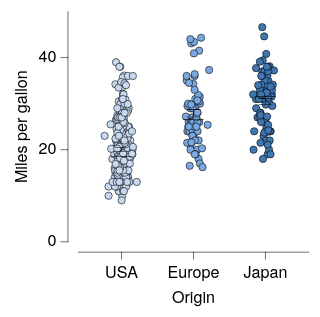

The specification (Vega-Lite) saved for this image:
### Vega-Lite specification from a JSON file in a GitHub repository (floating-point values rounded to 4 significant figures; data arrays with more than 128 entries replaced by an {"elided": "..."} marker saying what was removed)
{"background": null, "config": {"arc": {"fill": "#DBDBDB", "fillOpacity": 1.0, "innerRadius": 25.0, "padAngle": 0.03, "stroke": "black", "strokeOpacity": 1, "strokeWidth": 0.25}, "area": {"fill": "#DBDBDB", "fillOpacity": 1.0, "stroke": "black", "strokeOpacity": 1, "strokeWidth": 0.25}, "axis": {"domain": true, "domainCap": "round", "domainColor": "black", "domainWidth": 0.25, "grid": false, "gridCap": "round", "gridColor": "#F1F1F1", "gridDash": [0, 0], "gridOpacity": 1.0, "gridWidth": 0.25, "labelColor": "black", "labelFont": "Helvetica Neue", "labelFontSize": 7, "labelFontStyle": "normal", "labelFontWeight": 400, "offset": 4.5, "ticks": true, "tickCap": "round", "tickColor": "black", "tickRound": false, "tickSize": 3, "tickWidth": 0.25, "titleColor": "black", "titleFont": "Helvetica Neue", "titleFontSize": 7, "titleFontStyle": "normal", "titleFontWeight": 400}, "axisX": {"domain": true, "labelAlign": "center", "labelAngle": 0, "labels": true, "ticks": true, "translate": 0}, "axisY": {"domain": true, "labelAlign": "right", "labelAngle": 0, "labels": true, "ticks": true, "translate": 0}, "axisRight": {"domain": true, "labelAlign": "left", "labelAngle": 0, "labels": true, "ticks": true, "translate": 0}, "axisTop": {"domain": true, "labelAlign": "center", "labelAngle": 0, "labels": true, "ticks": true, "translate": 0}, "axisBand": {"tickOffset": 0}, "bar": {"fill": "#DBDBDB", "fillOpacity": 1.0, "stroke": "black", "strokeOpacity": 1, "strokeWidth": 0.25}, "boxplot": {"size": 9.0, "ticks": {"cornerRadius": 0.25, "fill": "black", "size": 4.5, "thickness": 0.25}, "box": {"fillOpacity": 1.0, "stroke": "black", "strokeOpacity": 1, "strokeWidth": 0.25}, "median": {"fill": "black", "fillOpacity": 1.0, "size": 9.0, "thickness": 0.25}, "rule": {"fill": "black", "fillOpacity": 1.0, "size": 10.0, "stroke": "black", "strokeDash": [0, 0], "strokeOpacity": 1, "strokeWidth": 0.25}, "outliers": {"color": "black", "fill": "black", "fillOpacity": 1.0, "size": 0, "stroke": "black", "strokeOpacity": 1, "strokeWidth": 0.25}}, "circle": {"fill": "black", "fillOpacity": 1.0, "size": 0.5, "stroke": null, "strokeOpacity": 1, "strokeWidth": 0.25}, "errorband": {"band": {"fillOpacity": 0.6, "stroke": null, "strokeWidth": 0.25, "strokeOpacity": 1}, "borders": {"opacity": 0, "strokeOpacity": 0.25, "strokeWidth": 1}}, "errorbar": {"opacity": 1, "rule": {"strokeDash": [0, 0], "strokeWidth": 0.25}, "ticks": {"color": "black", "cornerRadius": 0.125, "opacity": 1, "size": 6.0, "thickness": 0.25}, "thickness": 0.25}, "font": "Helvetica Neue", "geoshape": {"fill": "#DBDBDB", "fillOpacity": 1.0, "stroke": "black", "strokeOpacity": 1, "strokeWidth": 0.25}, "header": {"labelColor": "black", "labelFont": "Helvetica Neue", "labelFontSize": 7, "labelFontStyle": "normal", "labelFontWeight": 400, "titleColor": "black", "titleFont": "Helvetica Neue", "titleFontSize": 7, "titleFontStyle": "normal", "titleFontWeight": 400, "titlePadding": 0}, "legend": {"disable": false, "offset": 4.5, "titlePadding": 4, "labelOffset": 2, "gradientLabelOffset": 2, "gradientLength": 50.0, "gradientThickness": 5.0, "gradientOpacity": 1.0, "gradientStrokeColor": "black", "gradientStrokeWidth": 0.25, "labelColor": "black", "labelFont": "Helvetica Neue", "labelFontSize": 7, "labelFontStyle": "normal", "labelFontWeight": 400, "strokeColor": "black", "strokeWidth": 0, "symbolSize": 42, "symbolStrokeColor": "black", "symbolStrokeWidth": 0.25, "titleColor": "black", "titleFont": "Helvetica Neue", "titleFontSize": 7, "titleFontStyle": "normal", "titleFontWeight": 400}, "line": {"color": "black", "stroke": "black", "strokeCap": "round", "strokeDash": [0, 0], "strokeOpacity": 1, "strokeWidth": 0.375}, "point": {"filled": true, "fill": "#DBDBDB", "fillOpacity": 1.0, "size": 5.0, "stroke": "black", "strokeOpacity": 1, "strokeWidth": 0.25}, "range": {"category": ["#C6D9F1", "#F1C9CB", "#FEF0B9", "#CEE37A", "#7AA8E0", "#E589A3", "#FDDD5D", "#68B961", "#4177B1", "#C35082", "#E5C227", "#438156"], "diverging": {"scheme": ["#C35082", "#CE6D94", "#D989A7", "#E2A4BA", "#EABFCE", "#F1DBE2", "#F6F6F6", "#D7E0EB", "#B9CBE0", "#9BB6D5", "#7DA1C9", "#5F8CBD", "#4177B1"]}, "heatmap": {"scheme": ["#DFE9F7", "#C6D9F1", "#ADC8EC", "#94B8E6", "#7AA8E0", "#6097DA", "#4D87CA", "#4177B1", "#386898", "#2F597F", "#264A69", "#1D3A58"]}, "ordinal": {"scheme": ["#F1F1F1", "#DBDBDB", "#C6C6C6", "#B2B2B2", "#9D9D9D", "#898989", "#767676", "#636363", "#515151", "#404040", "#2F2F2F", "#1F1F1F"]}, "ramp": {"scheme": ["#DFE9F7", "#C6D9F1", "#ADC8EC", "#94B8E6", "#7AA8E0", "#6097DA", "#4D87CA", "#4177B1", "#386898", "#2F597F", "#264A69", "#1D3A58"]}}, "rule": {"color": "black", "stroke": "black", "strokeCap": "round", "strokeDash": [2, 2], "strokeOpacity": 1, "strokeWidth": 0.25}, "scale": {"bandPaddingInner": 0.1, "bandPaddingOuter": 0.1, "round": false}, "rect": {"fill": "#DBDBDB", "fillOpacity": 1.0, "stroke": "black", "strokeOpacity": 1, "strokeWidth": 0.25}, "square": {"fill": "#DBDBDB", "fillOpacity": 1.0, "size": 10.0, "stroke": "black", "strokeOpacity": 1, "strokeWidth": 0.25}, "text": {"color": "black", "font": "Helvetica Neue", "fontSize": 7, "fontStyle": "normal", "fontWeight": 400}, "title": {"anchor": "middle", "frame": "group", "color": "black", "font": "Helvetica Neue", "fontSize": 7, "fontStyle": "normal", "fontWeight": 400, "subtitleColor": "black", "subtitleFont": "Helvetica Neue", "subtitleFontSize": "Helvetica Neue", "subtitleFontStyle": "normal", "subtitleFontWeight": 400}, "view": {"continuousWidth": 100, "continuousHeight": 100, "discreteWidth": 100, "discreteHeight": 100, "fill": null, "stroke": null, "strokeWidth": 0.25}}, "layer": [{"data": {"name": "data-5a85ede2053d4aec77293cfb476ae07b"}, "mark": {"type": "circle", "opacity": 1.0, "size": 10.0, "stroke": "black", "strokeOpacity": 1, "strokeWidth": 0.25}, "encoding": {"color": {"field": "Origin", "legend": null, "scale": {"range": ["#C6D9F1", "#7AA8E0", "#4177B1", "#F1C9CB", "#E589A3", "#C35082", "#FEF0B9", "#FDDD5D", "#E5C227", "#CEE37A", "#68B961", "#438156"]}, "sort": ["USA", "Europe", "Japan"], "title": null, "type": "nominal"}, "x": {"axis": {}, "field": "Origin", "sort": ["USA", "Europe", "Japan"], "title": "Origin", "type": "nominal"}, "xOffset": {"field": "jitter_x", "scale": {"domain": [-7.33, 7.33], "range": [5.17, 19.83]}, "type": "quantitative"}, "y": {"field": "Miles_per_Gallon", "title": "Miles per gallon", "type": "quantitative"}}}, {"data": {"name": "data-64e7897fd8423deef5c97d660b6d3367"}, "mark": {"type": "errorbar"}, "encoding": {"x": {"axis": {}, "field": "Origin", "sort": ["USA", "Europe", "Japan"], "title": "Origin", "type": "nominal"}, "y": {"field": "__mean", "title": "Miles per gallon", "type": "quantitative"}, "yError": {"field": "__error"}}}, {"data": {"name": "data-5a85ede2053d4aec77293cfb476ae07b"}, "mark": {"type": "boxplot", "box": {"fillOpacity": 0, "strokeOpacity": 0}, "outliers": {"opacity": 0}, "rule": {"strokeOpacity": 0}, "ticks": false}, "encoding": {"x": {"axis": {}, "field": "Origin", "sort": ["USA", "Europe", "Japan"], "title": "Origin", "type": "nominal"}, "y": {"field": "Miles_per_Gallon", "title": "Miles per gallon", "type": "quantitative"}}}], "$schema": "https://vega.github.io/schema/vega-lite/v6.4.1.json", "datasets": {"data-5a85ede2053d4aec77293cfb476ae07b": {"elided": "398 records"}, "data-64e7897fd8423deef5c97d660b6d3367": [{"Origin": "USA", "__mean": 20.08, "__error": 0.4058, "__dysonsphere__": 1}, {"Origin": "Japan", "__mean": 30.45, "__error": 0.6852, "__dysonsphere__": 1}, {"Origin": "Europe", "__mean": 27.89, "__error": 0.8037, "__dysonsphere__": 1}]}}
